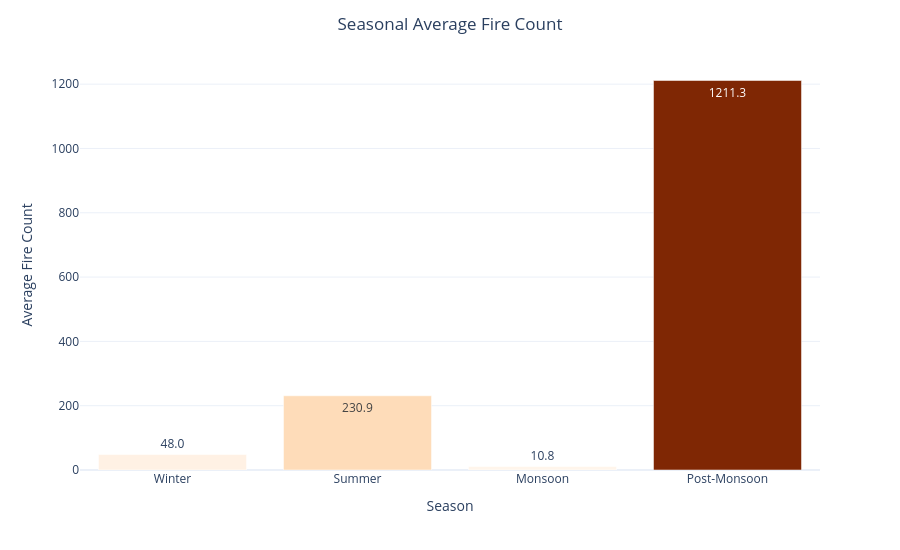

Notebook cell for this chart:
### Markdown cell above
### 5.3.2 Seasonal Average Fire Count

Seasonal fire activity is analysed to determine whether biomass burning follows a recurring annual pattern. Comparing seasonal fire activity with seasonal AQI helps assess whether periods of elevated fire occurrence coincide with deteriorating air quality in Delhi.

### Code cell
fig = px.bar(
    seasonal_df,
    x="Season",
    y="Fire_Count",
    color="Fire_Count",
    color_continuous_scale="Oranges",
    text_auto=".1f"
)

fig.update_layout(
    title={
        "text": "Seasonal Average Fire Count",
        "x": 0.5
    },
    xaxis_title="Season",
    yaxis_title="Average Fire Count",
    coloraxis_showscale=False,
    template="plotly_white"
)

fig.show()

### Figure 1 — Plotly figure (JSON) as saved in the notebook; plotly's stock layout.template omitted (floating-point values rounded to 4 significant figures)
{"data": [{"hovertemplate": "Season=%{x}<br>Fire_Count=%{marker.color}<extra></extra>", "legendgroup": "", "marker": {"color": [48.02, 230.9, 10.8, 1211.0], "coloraxis": "coloraxis", "pattern": {"shape": ""}}, "name": "", "orientation": "v", "showlegend": false, "textposition": "auto", "texttemplate": "%{y:.1f}", "type": "bar", "x": ["Winter", "Summer", "Monsoon", "Post-Monsoon"], "xaxis": "x", "y": [48.02, 230.9, 10.8, 1211.0], "yaxis": "y"}], "layout": {"barmode": "relative", "coloraxis": {"colorbar": {"title": {"text": "Fire_Count"}}, "colorscale": [[0, "rgb(255,245,235)"], [0.125, "rgb(254,230,206)"], [0.25, "rgb(253,208,162)"], [0.375, "rgb(253,174,107)"], [0.5, "rgb(253,141,60)"], [0.625, "rgb(241,105,19)"], [0.75, "rgb(217,72,1)"], [0.875, "rgb(166,54,3)"], [1, "rgb(127,39,4)"]], "showscale": false}, "height": 550, "legend": {"tracegroupgap": 0}, "margin": {"t": 60}, "title": {"text": "Seasonal Average Fire Count", "x": 0.5}, "width": 900, "xaxis": {"anchor": "y", "domain": [0, 1], "title": {"text": "Season"}}, "yaxis": {"anchor": "x", "domain": [0, 1], "title": {"text": "Average Fire Count"}}}}
